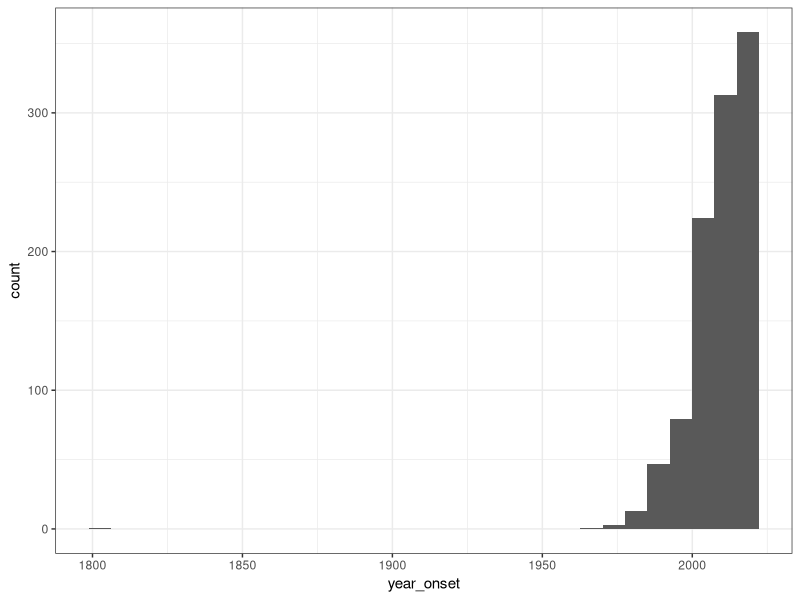
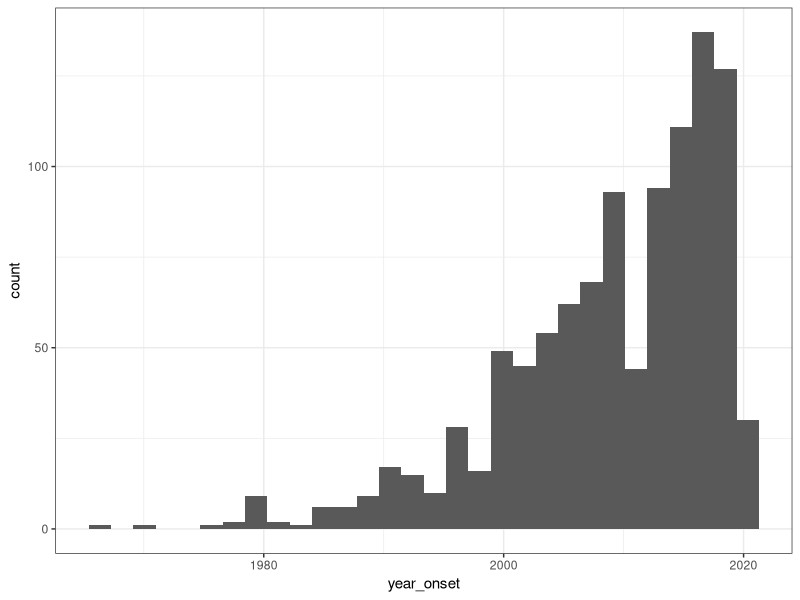
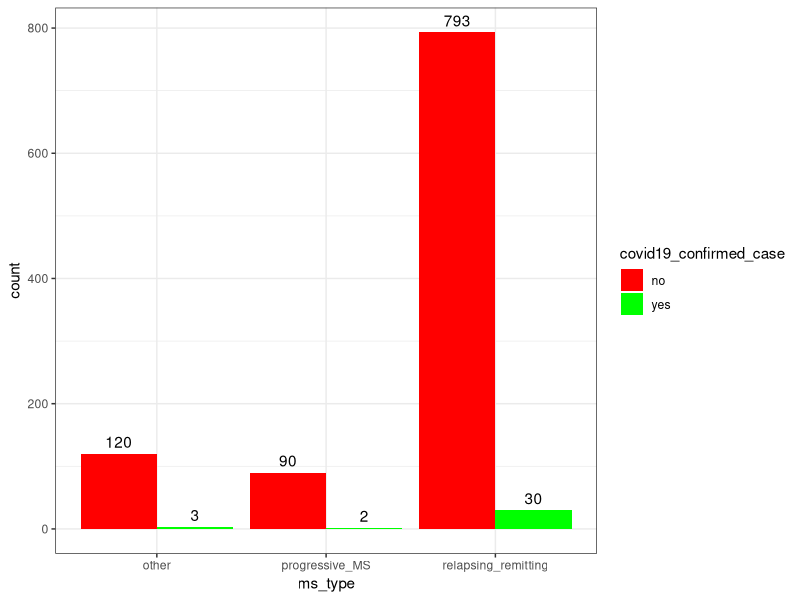
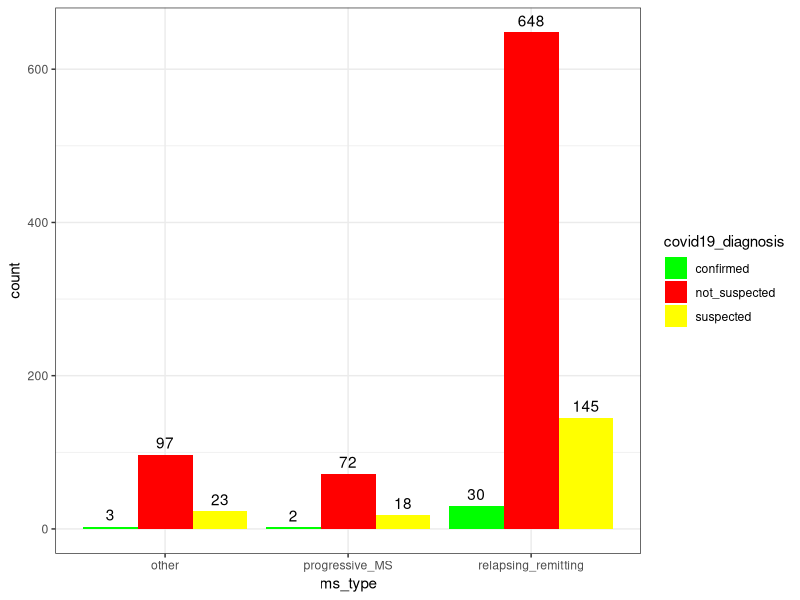
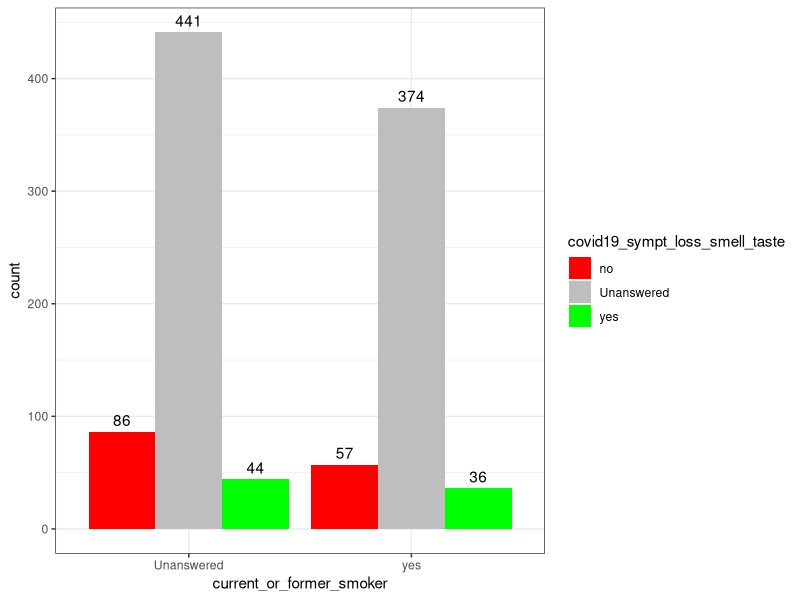

Write the R code that produced these figures, in order.
## ---- chunk 1
#Clear the environment 
rm(list = ls())
#Load in packages
library(tidyverse)
library(here)
library(ggfortify)
## ---- chunk 2
#Load in the dataset
covid <- read.csv(here("Data","MS_COVID_DATASET_MODIFIED.csv"))
#Examine the dataset
glimpse(covid)
## ---- chunk 3
#Fill empty rows in "covid19_sympt_loss_taste_or_smell" with "Unanswered" so proper analyses can be conducted
covid <- covid |>
  mutate(covid19_sympt_loss_smell_taste = if_else(covid19_sympt_loss_smell_taste == "", "Unanswered", covid19_sympt_loss_smell_taste))

#Convert to factor data type
covid$report_source <- as.factor(covid$report_source)
covid$bmi_category <- as.factor(covid$bmi_category)
covid$covid19_admission_hospital <- as.factor(covid$covid19_admission_hospital)
covid$covid19_confirmed_case <- as.factor(covid$covid19_confirmed_case)
covid$covid19_diagnosis <- as.factor(covid$covid19_diagnosis)
covid$covid19_has_symptoms <- as.factor(covid$covid19_has_symptoms)
covid$covid19_icu_stay <- as.factor(covid$covid19_icu_stay)
covid$covid19_outcome_recovered <- as.factor(covid$covid19_outcome_recovered)
covid$covid19_self_isolation <- as.factor(covid$covid19_self_isolation) 
covid$covid19_sympt_chills <- as.factor(covid$covid19_sympt_chills)
covid$covid19_sympt_dry_cough <- as.factor(covid$covid19_sympt_dry_cough)
covid$covid19_sympt_fatigue <- as.factor(covid$covid19_sympt_fatigue)
covid$covid19_sympt_fever <- as.factor(covid$covid19_sympt_fever)
covid$covid19_sympt_loss_smell_taste <- as.factor(covid$covid19_sympt_loss_smell_taste) 
covid$covid19_sympt_nasal_congestion <- as.factor(covid$covid19_sympt_nasal_congestion)
covid$covid19_sympt_pain <- as.factor(covid$covid19_sympt_pain)
covid$covid19_sympt_pneumonia <- as.factor(covid$covid19_sympt_pneumonia)
covid$covid19_sympt_shortness_breath <- as.factor(covid$covid19_sympt_shortness_breath) 
covid$covid19_sympt_sore_throat <- as.factor(covid$covid19_sympt_sore_throat)
covid$covid19_ventilation <- as.factor(covid$covid19_ventilation)
covid$status_dmt <- as.factor(covid$status_dmt)
covid$dmt_glucocorticoid <- as.factor(covid$dmt_glucocorticoid)
covid$has_comorbidities <- as.factor(covid$has_comorbidities)
covid$pregnancy <- as.factor(covid$pregnancy)
covid$sex <- as.factor(covid$sex)
covid$ms_type <- as.factor(covid$ms_type)
covid$current_or_former_smoker <- as.factor(covid$current_or_former_smoker)
covid$com_cardiovascular_disease <- as.factor(covid$com_cardiovascular_disease)
covid$has_comorbidities.1 <- as.factor(covid$has_comorbidities.1)
covid$has_comorbidities.2 <- as.factor(covid$has_comorbidities.2)
covid$com_chronic_kidney_disease <- as.factor(covid$com_chronic_kidney_disease)
covid$com_chronic_liver_disease <- as.factor(covid$com_chronic_liver_disease) 
covid$com_diabetes <- as.factor(covid$com_diabetes)
covid$com_hypertension <- as.factor(covid$com_hypertension)
covid$com_immunodeficiency <- as.factor(covid$com_immunodeficiency)
covid$com_lung_disease <- as.factor(covid$com_lung_disease)
covid$com_malignancy <- as.factor(covid$com_malignancy)
covid$com_neurological_neuromuscular <- as.factor(covid$com_neurological_neuromuscular)
#Convert to date data type
covid <- covid |>
  mutate(end_date = mdy(end_date))
#Note: This is the correct code, but there is an issue with importing the dates from Excel, this may or may not need to be rectified in the future considering none of the planned statistical analyses so far involve the end_date column 
## ---- chunk 4
#Check report_source levels
levels(covid$report_source)
#Check bmi_category levels
levels(covid$bmi_category)
#Check covid19_admission_hospital levels
levels(covid$covid19_admission_hospital)
#Check covid19_confirmed_case levels
levels(covid$covid19_confirmed_case)
#Check covid19_diagnosis levels
levels(covid$covid19_diagnosis)
#Check covid19_has_symptoms levels
levels(covid$covid19_has_symptoms)
#Check covid19_icu_stay levels
levels(covid$covid19_icu_stay)
#Check covid19_outcome_recovered levels
levels(covid$covid19_outcome_recovered)
#Check covid19_self_isolation levels
levels(covid$covid19_self_isolation)
#Check covid19_sympt_chills levels
levels(covid$covid19_sympt_chills)
#Check covid19_sympt_dry_cough levels
levels(covid$covid19_sympt_dry_cough)
#Check covid19_sympt_fatigue levels
levels(covid$covid19_sympt_fatigue)
#Check covid19_sympt_fever levels
levels(covid$covid19_sympt_fever)
#Check covid19_sympt_loss_smell_taste levels
levels(covid$covid19_sympt_loss_smell_taste)
#Check covid19_sympt_nasal_congestion levels
levels(covid$covid19_sympt_nasal_congestion)
#Check covid19_sympt_pain levels
levels(covid$covid19_sympt_pain)
#Check covid19_sympt_pneumonia levels
levels(covid$covid19_sympt_pneumonia)
#Check covid19_sympt_shortness_breath levels
levels(covid$covid19_sympt_shortness_breath)
#Check covid19_sympt_sore_throat levels
levels(covid$covid19_ventilation)
#Check covid19_ventilation levels
levels(covid$covid19_ventilation)
#Check status_dmt levels
levels(covid$status_dmt)
#Check dmt_glucocorticoid levels
levels(covid$dmt_glucocorticoid)
#Check has_comorbidities levels
levels(covid$has_comorbidities)
#Check pregnancy levels
levels(covid$pregnancy)
#Check sex levels
levels(covid$sex)
#Check ms_type levels 
levels(covid$ms_type)
#Check current_or_former_smoker levels
levels(covid$current_or_former_smoker)

#The current_or_former_smoker column does need repair, the values of "no" should be replaced with "Unanswered"
#Find the rows containing "no"
fix1 <- which(covid$current_or_former_smoker %in% "no")
#Replace the rows containing "no" to "Unanswered"
covid$current_or_former_smoker[fix1] <- "Unanswered"
#Re-list the factor levels
covid$current_or_former_smoker <- factor(covid$current_or_former_smoker)
#Ensure the factor levels are repaired
levels(covid$current_or_former_smoker)

#Check com_cardiovascular_disease levels
levels(covid$com_cardiovascular_disease)
#Check has_comorbidities.1 levels
levels(covid$has_comorbidities.1)
#Check has_comorbidities.2 levels
levels(covid$has_comorbidities.2)
#Check com_chronic_kidney_disease levels
levels(covid$com_chronic_kidney_disease)
#Check com_chronic_liver_disease levels
levels(covid$com_chronic_liver_disease)
#Check com_diabetes levels
levels(covid$com_diabetes)
#Check com_hypertension levels
levels(covid$com_hypertension)
#Check com_immunodeficiency levels
levels(covid$com_immunodeficiency)
#Check com_lung_disease levels
levels(covid$com_lung_disease)
#Check com_malignancy levels 
levels(covid$com_malignancy)
#Check com_neurological_neuromuscular levels
levels(covid$com_neurological_neuromuscular)
## ---- chunk 5
#Check the year_onset column for outliers
ggplot(covid, aes(x=year_onset)) +
  geom_histogram() +
  theme_bw()
#Examining the histogram, there does seem to be outliers, with cases reported to begin in the 1800s. Given the life expectancy of humans, this is clearly a mistake that was made when entering the data. 
#Remove the outliers from the data set
covid_update <- filter(covid, year_onset > 1900)
#Check the updated plot
#Check the year_onset column for outliers
ggplot(covid_update, aes(x=year_onset)) +
  geom_histogram() +
  theme_bw()
#The end_date column could not be examined for outliers since it could not be loaded into R
## ---- chunk 6
#Save the final dataset, indicating it is the file that will be used for further analysis
write.csv(covid_update, here("Data","MS_COVID_DATASET_FINAL.csv"), row.names=FALSE)
## ---- chunk 7
#Statistical test 1: Is there a relationship between a patient's MS type and the likelihood of them being confirmed to have COVID-19 
#Gather counts of confirmed COVID-19 case (Yes or No) by MS type
counts_ms_type <- covid_update |>
  group_by(ms_type, covid19_confirmed_case) |>
    summarize(
      count = length(ms_type)
    )
#Create a bar graph to view counts of confirmed COVID-19 cases (Yes or No) by MS type
ggplot(counts_ms_type, aes(x = ms_type, y = count, fill = covid19_confirmed_case)) +
  geom_bar(stat = 'identity', position = 'dodge') +
  scale_fill_manual(values = c("yes" = "green", "no" = "red")) + 
  geom_text(aes(label = count), 
            position = position_dodge(width = 0.9), 
            vjust = -0.5) +
  theme_bw()
#Examining the graph, it may be useful to use the covid19_diagnosis column as the dependent variable instead to get an idea if patients with varying MS types had higher chances of being suspected of having COVID-19
#Gather counts of confirmed COVID-19 diagnosis (confirmed, suspected, or not suspected) by MS type
counts_ms_type_2 <- covid_update |>
  group_by(ms_type, covid19_diagnosis) |>
    summarize(
      count = length(ms_type)
    )
#Create a bar graph to view counts of confirmed COVID-19 diagnoses (confirmed, suspected, or not_suspected) by MS type
ggplot(counts_ms_type_2, aes(x = ms_type, 
                             y = count, fill = 
                             covid19_diagnosis)) +
  geom_bar(stat = 'identity', position = 'dodge') +
  scale_fill_manual(values = c("confirmed" = "green", 
                               "suspected" = "yellow", 
                               "not_suspected" = "red")) + 
  geom_text(aes(label = count), 
            position = position_dodge(width = 0.9), 
            vjust = -0.5) +
  theme_bw()
## ---- chunk 8
#Statistical Test 2: Is there a relationship between an MS patient's status as a current or former smoker and their likelihood of experiencing the COVID-19 symptom of loss of taste or smell
#Gather counts of confirmed loss of taste or smell symptoms (Yes, No, or empty), by current or former smoker status (Yes or Unanswered)
counts_smoker_status <- covid_update |> 
  group_by(current_or_former_smoker, covid19_sympt_loss_smell_taste) |>
    summarize(
      count = length(covid19_sympt_loss_smell_taste)
    )
#Create a bar graph to view counts of confirmed lost of taste or smell symptoms (Yes, No, or empty) by current or former smoker status (Yes or Unanswered)
ggplot(counts_smoker_status, aes(x = current_or_former_smoker, y = count, fill = covid19_sympt_loss_smell_taste)) +
  geom_bar(stat = 'identity', position = 'dodge') +
  scale_fill_manual(values = c("yes" = "green", "no" = "red", "Unanswered" = "grey")) + 
  geom_text(aes(label = count), 
            position = position_dodge(width = 0.9), 
            vjust = -0.5) +
  theme_bw()
